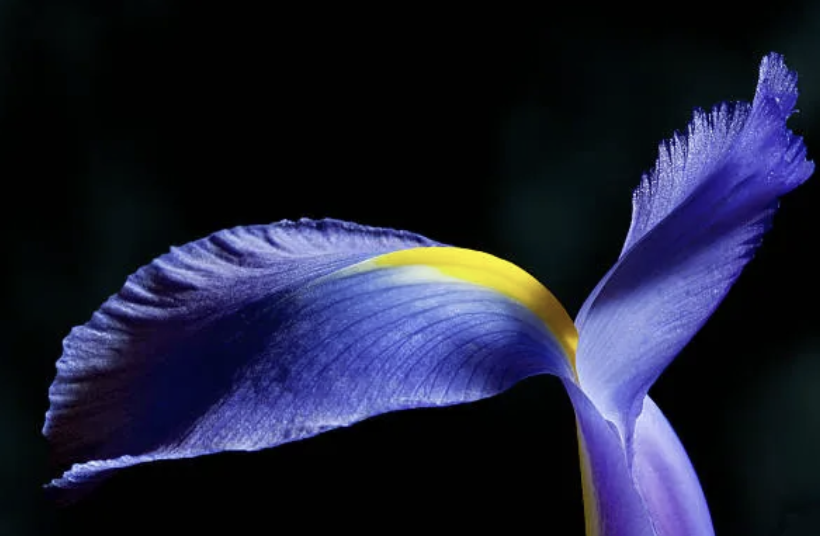
#> input picture Practica1/iris.png, 820 x 536 px
$ python -i practica1.py   (imports and definitions only)
#> lines starting #> are read from the running program, lines starting #| are printed output that depends on the picture; after the words box and inside, x2 and y2 are one past the last pixel; in counts of white or black regions, pixels touching at a corner belong together
# practica1.py
import pandas as pd
import numpy as np
from scipy.sparse import csr_matrix
import matplotlib.pyplot as plt
import seaborn as sns # Necesitas instalar esta libreria para las nuevas visualizaciones
from PIL import Image # Necesitas instalar esta libreria para el analisis de imagenes
import cv2 # Necesitas esta libreria para procesar la imagen de manera mas eficaz

# ======================================
# 3.1 Cargar los datos Iris
# ======================================
url = "https://archive.ics.uci.edu/ml/machine-learning-databases/iris/iris.data"
directorio_local = "iris.data"

# Carga los datos desde un archivo local, si no existe, lo descarga
try:
    iris = pd.read_csv(directorio_local, header=None)
except FileNotFoundError:
    print(f"El archivo '{directorio_local}' no se encontro localmente. Intentando descargar desde la URL...")
    iris = pd.read_csv(url, header=None)
    iris.to_csv(directorio_local, index=False, header=False)
    print(f"Archivo '{directorio_local}' descargado y guardado localmente.")

# [26 lines not run here, left out]
A = np.eye(5) # matriz identidad 5x5
# [1 line not run here, left out]

# Convertir a formato disperso CRS
A_sparse = csr_matrix(A)
# [11 lines not run here, left out]
# [1 line that did not run here, left out]
# [8 lines not run here, left out]

# ======================================
# 3.7 Anadir encabezados y repetir conteo por clase
# ======================================
columnas = ["sepal_length", "sepal_width", "petal_length", "petal_width", "species"]
# [1 line that did not run here, left out]

# [15 lines not run here, left out]
# [1 line that did not run here, left out]
# [1 line that did not run here, left out]
# [1 line that did not run here, left out]
# [1 line that did not run here, left out]

numeric_cols = columnas[:-1]
x = np.arange(len(numeric_cols))
width = 0.25

# [16 lines not run here, left out]
# [1 line that did not run here, left out]

# [67 lines not run here, left out]

def analizar_zona_morada(ruta_imagen):
    """
    Analiza una zona morada en una imagen para obtener su valor promedio
    y desviacion estandar.

    Argumentos:
    ruta_imagen (str): La ruta del archivo de imagen a procesar.

    Retorna:
    tuple: Un tuple con el valor promedio y la desviacion estandar, o None si falla.
    """
#> called with ruta_imagen = 'iris.png'
    try:
        # Paso 1: Cargar la imagen
        imagen_rgb = cv2.imread(ruta_imagen)
#> imagen_rgb is the input picture: shape (536, 820, 3); mean B, G, R 53, 31.4, 29.4
        if imagen_rgb is None:
            print(f"[ERROR]: No se pudo cargar la imagen de la ruta: {ruta_imagen}")
            return None

        # Paso 2: Convertir la imagen a un espacio de color adecuado (HSV)
        imagen_hsv = cv2.cvtColor(imagen_rgb, cv2.COLOR_BGR2HSV)
#> imagen_hsv: shape (536, 820, 3); mean H, S, V 69.1, 110.1, 55

        # Paso 3: Definir un rango de color para el morado en HSV
        # Estos valores son un rango tipico para el morado, pero pueden requerir ajuste
        # segun la iluminacion de la imagen.
        rango_morado_bajo = np.array([125, 50, 50])
        rango_morado_alto = np.array([150, 255, 255])

        # Paso 4: Crear una mascara binaria para aislar la zona morada
        mascara = cv2.inRange(imagen_hsv, rango_morado_bajo, rango_morado_alto)
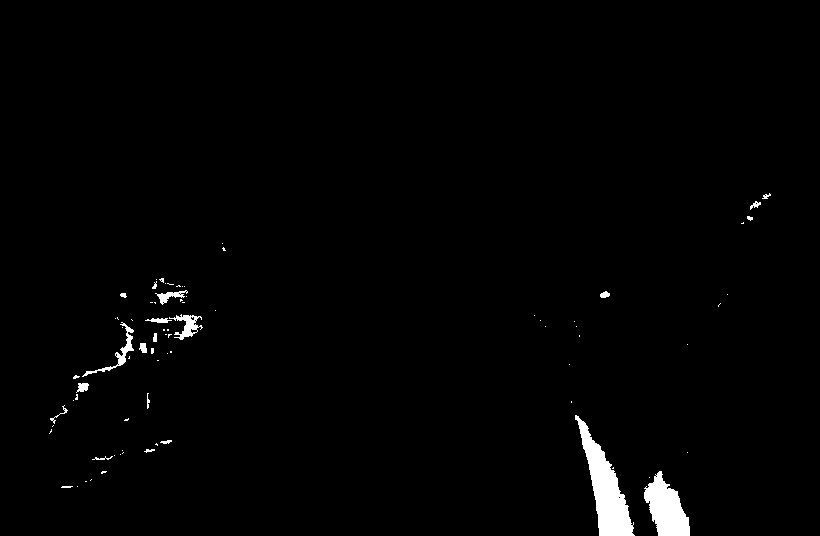
#> mascara: shape (536, 820); 1.4% white; 79 white regions (58 under 20 px), largest, box (x1, y1, x2, y2) and area: (575, 415, 635, 536) 2733, (644, 471, 690, 536) 1790, (82, 322, 134, 377) 372

        # Paso 5: Aplicar la mascara a la imagen original
        # Esto extrae solo los pixeles que son morados.
        zona_morada = cv2.bitwise_and(imagen_rgb, imagen_rgb, mask=mascara)

        # Paso 6: Extraer los valores de los pixeles de la zona morada
        # Convertimos la zona morada a escala de grises para tener un solo valor por pixel
        zona_morada_gris = cv2.cvtColor(zona_morada, cv2.COLOR_BGR2GRAY)

        # Obtenemos los valores de los pixeles que no son negros (los de la mascara)
        valores_pixeles = zona_morada_gris[zona_morada_gris > 0]
#> valores_pixeles = 6277 values, max 160 at index 2716, min 10 at index 2528, mean 73.83

        if valores_pixeles.size > 0:
            # Paso 7: Calcular el valor promedio
            promedio = np.mean(valores_pixeles)
#> promedio = 73.83

            # Paso 8: Calcular la desviacion estandar
            desviacion_estandar = np.std(valores_pixeles)
#> desviacion_estandar = 39.44

            return promedio, desviacion_estandar
        else:
            print("[ADVERTENCIA]: No se encontraron pixeles morados en la imagen.")
            return None

    except Exception as e:
        print(f"[ERROR]: Ocurrio un error al procesar la imagen: {e}")
        return None

# --- EJECUTAR EL PROGRAMA ---
# El nombre de la imagen se ha actualizado a 'iris.png'
ruta_de_mi_imagen = 'iris.png'

# [1 line not run here, left out]
resultados = analizar_zona_morada(ruta_de_mi_imagen)
#> resultados = (73.83, 39.44)

# [6 lines not run here, left out]

>>> result = analizar_zona_morada('iris.png')
#> result = (73.83, 39.44)
